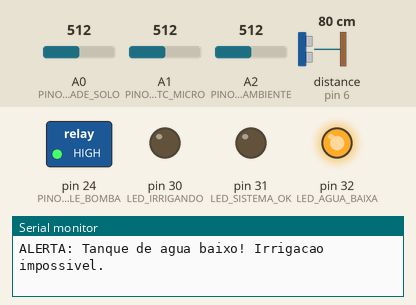
This sketch was run on a simulated Arduino Mega 2560, built with avr-gcc and run on an emulated ATmega2560. Shown: switched loads named in the sketch (green lamp = pin HIGH), output pins drawn as LEDs (lit = HIGH), the last lines printed to the serial monitor. Wiring (inferred from the names in the program): ultrasonic range finder: trigger pin 7; echo pin 6. Inputs (shaded band) come from the test bench; at power-on: distance to the obstacle (sensor on pin 6) 80 cm, A2 (PINO_NTC_AMBIENTE) = 512, A0 (PINO_UMIDADE_SOLO) = 512, A1 (PINO_NTC_MICRO) = 512. The echo pulse lasts 58.3 µs per cm; pins used as bus, display or sensor lines are not drawn.

Above: at 1.2 s.
1.3 s: distance to the obstacle (sensor on pin 6) set to 29 cm
4.1 s: distance to the obstacle (sensor on pin 6) set to 23 cm
At 5.1 s:
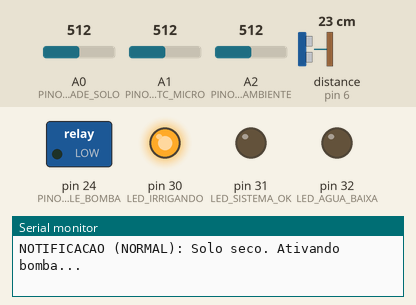
At 10.1 s:
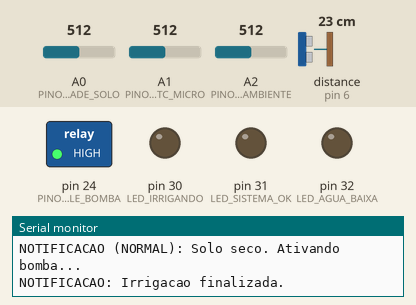
13.1 s: A2 (PINO_NTC_AMBIENTE) set to 466
18.0 s: A2 (PINO_NTC_AMBIENTE) set to 445
24.2 s: distance to the obstacle (sensor on pin 6) set to 35 cm
At 26.2 s:
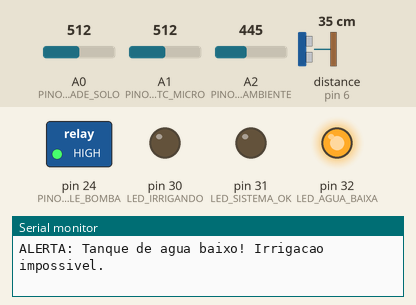
Timing chart, 0 to 27.7 s (numbered marks = the images above; inputs shaded):
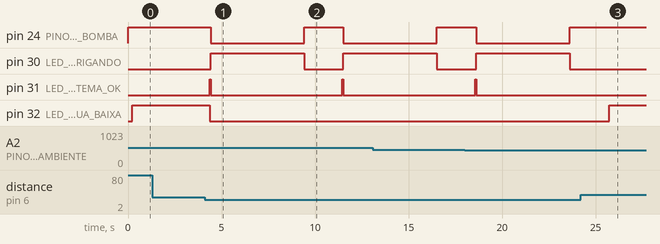

Measured:
- the behaviour switches between 26 and 25 cm on distance to the obstacle (sensor on pin 6) (found by bisection; images 0 and 1)
- after the input at 4.1 s, pin 24 (PINO_RELE_BOMBA): HIGH → LOW after 0.32 s, → HIGH 5.0 s later, → LOW 2.1 s later; pin 30 (LED_IRRIGANDO): LOW → HIGH after 0.32 s, → LOW 5.0 s later, → HIGH 2.1 s later; pin 31 (LED_SISTEMA_OK): alternates HIGH for 0.05 s and LOW for 7.0 s, starting after 0.27 s; pin 32 (LED_AGUA_BAIXA): HIGH → LOW after 0.27 s
- after the input at 24.2 s, pin 24 (PINO_RELE_BOMBA): stays HIGH (without the input it goes to LOW after 1.5 s); pin 30 (LED_IRRIGANDO), pin 31 (LED_SISTEMA_OK): stays LOW (without the input it goes to HIGH after 1.5 s); pin 32 (LED_AGUA_BAIXA): LOW → HIGH after 1.5 s

The sketch:

Codigo0.1.ino
```cpp
/*
 * PROTÓTIPO DE IRRIGAÇÃO AUTOMÁTICA (LÓGICA INTELIGENTE)
 * Placa: Arduino Mega
 * Sensores: SENSOR CAPACITIVO (Umidade), HC-SR04 (Nível),
 * NTC (Microclima em A1), NTC (Ambiente em A2)
 * Atuador: Módulo Relé + Bomba 5V
 */

// --- Bibliotecas ---
#include <math.h> // Necessário para a função log() do termistor

// --- Pinos dos Sensores ---
#define PINO_UMIDADE_SOLO   A0  // Sensor Capacitivo
#define PINO_NTC_MICRO      A1  // NTC para Microclima (planta)
#define PINO_NTC_AMBIENTE   A2  // NTC para Temp. Ambiente
#define PINO_TRIGER         7   // Sensor Ultrassônico
#define PINO_ECHO           6   // Sensor Ultrassônico

// --- Pinos dos Atuadores e LEDs ---
#define PINO_RELE_BOMBA     24  // Módulo Relé (Pino 'IN')
#define LED_IRRIGANDO       30  // LED Verde
#define LED_AGUA_BAIXA      32  // LED Vermelho
#define LED_SISTEMA_OK      31  // LED Amarelo

// --- LÓGICA DO RELÉ ---
#define BOMBA_LIGADA    LOW
#define BOMBA_DESLIGADA HIGH

// --- Constantes de Calibração (SENSOR CAPACITIVO) ---
#define VALOR_SENSOR_SECO 360     // Calibrado por você (Ar/Seco = Valor Alto)
#define VALOR_SENSOR_MOLHADO 243  // Calibrado por você (Água/Molhado = Valor Baixo)
// Limite base de 50% (Valor ADC = 301.5)
#define LIMITE_SOLO_SECO ( (VALOR_SENSOR_SECO + VALOR_SENSOR_MOLHADO) / 2 )

// --- ADICIONADO: Constantes da Lógica Inteligente (Ajuste conforme necessário) ---
#define TEMP_AMBIENTE_QUENTE 30.0  // Acima de 30°C é considerado "quente"
#define TEMP_AMBIENTE_FRIA   18.0  // Abaixo de 18°C é considerado "frio"
#define DELTA_T_ESTRESSE     2.0   // Planta 2.0°C mais quente que o ar = Estresse Hídrico
#define AJUSTE_LIMITE_UMIDADE 30   // O "quanto" ajustar o limite ADC (ex: 301.5 +/- 30)

// --- Outras Constantes ---
#define LIMITE_DISTANCIA_AGUA_BAIXA 25.0
#define TEMPO_IRRIGACAO 5000 // 5 segundos

// --- Constantes dos Termistores NTC 10k ---
#define TERMISTOR_NOMINAL 10000.0
#define TEMP_NOMINAL      25.0
#define COEFICIENTE_B     3950.0
#define RESISTOR_DIVISOR  10000.0

void setup() {
  Serial.begin(9600);
  // Mensagem de inicialização atualizada
  Serial.println("Iniciando Sistema de Irrigacao (LOGICA INTELIGENTE) - Prototipo Arduino Mega");

  // Configura pinos dos sensores
  pinMode(PINO_TRIGER, OUTPUT);
  pinMode(PINO_ECHO, INPUT);

  // Configura pinos de saída
  pinMode(PINO_RELE_BOMBA, OUTPUT);
  pinMode(LED_IRRIGANDO, OUTPUT);
  pinMode(LED_AGUA_BAIXA, OUTPUT);
  pinMode(LED_SISTEMA_OK, OUTPUT);

  // Garante que a bomba comece DESLIGADA
  digitalWrite(PINO_RELE_BOMBA, BOMBA_DESLIGADA);
  Serial.println("Sistema pronto.");
  Serial.print("Limite base de umidade (seco >): ");
  Serial.println(LIMITE_SOLO_SECO);
}

// =========================================================================
// --- VOID LOOP ATUALIZADO COM A LÓGICA INTELIGENTE ---
// =========================================================================
void loop() {
  // 1. Ler todos os sensores
  int valorUmidade = lerUmidadeSolo();
  float distAgua = lerNivelAgua();
  float tempMicroclima = lerTempNTC(PINO_NTC_MICRO);     // NTC em A1
  float tempAmbiente = lerTempNTC(PINO_NTC_AMBIENTE);   // NTC em A2

  // Converte a leitura da umidade para porcentagem (0-100)
  int umidadePercent = map(valorUmidade, VALOR_SENSOR_SECO, VALOR_SENSOR_MOLHADO, 0, 100);
  umidadePercent = constrain(umidadePercent, 0, 100);

  // 2. Imprimir status no Monitor Serial
  Serial.print("Umidade: " + String(umidadePercent) + "%");
  Serial.print(" (Raw: " + String(valorUmidade) + ")");
  Serial.print(" | Nivel Agua (Dist): " + String(distAgua) + " cm");
  Serial.print(" | T. Microclima: " + String(tempMicroclima) + " C"); // NTC A1
  Serial.print(" | T. Ambiente: " + String(tempAmbiente) + " C");   // NTC A2
  Serial.println();

  // 3. Lógica Principal de Decisão

  // Flags para controle
  bool irrigarAgora = false;
  String motivoIrrigacao = "";

  // --- VERIFICAÇÃO DE SEGURANÇA: Nível da Água ---
  if (distAgua > LIMITE_DISTANCIA_AGUA_BAIXA) {
    // CONDIÇÃO: ÁGUA BAIXA - Para tudo
    Serial.println("ALERTA: Tanque de agua baixo! Irrigacao impossivel.");
    digitalWrite(LED_AGUA_BAIXA, HIGH); // Acende LED Vermelho
    digitalWrite(LED_SISTEMA_OK, LOW);  // Apaga LED Amarelo
    irrigarAgora = false; // Garante que não irrigue

  } else {
    // CONDIÇÃO: Nível da água está OK
    digitalWrite(LED_AGUA_BAIXA, LOW); // Apaga LED Vermelho
    digitalWrite(LED_SISTEMA_OK, HIGH); // Acende LED Amarelo (Sistema OK)

    // --- LÓGICA DE IRRIGAÇÃO INTELIGENTE ---

    // Calcula os gatilhos
    float deltaT = tempMicroclima - tempAmbiente;
    bool estresseHidrico = (deltaT > DELTA_T_ESTRESSE);
    bool climaQuente = (tempAmbiente > TEMP_AMBIENTE_QUENTE);
    bool climaFrio = (tempAmbiente < TEMP_AMBIENTE_FRIA);

    // Define o limite dinâmico com base na leitura ADC (onde > é mais seco)
    float limiteDinamico = LIMITE_SOLO_SECO; // Base = 301.5

    // GATILHO 1: EMERGÊNCIA (Estresse Hídrico - Planta mais quente que o ar)
    if (estresseHidrico) {
      irrigarAgora = true;
      motivoIrrigacao = "NOTIFICACAO (EMERGENCIA): Estresse Hidrico detectado (Planta > Ar)!";

    // GATILHO 2: CLIMA QUENTE (Irriga mais cedo/com mais umidade)
    } else if (climaQuente && (valorUmidade > (limiteDinamico - AJUSTE_LIMITE_UMIDADE))) {
      // Irriga se umidade for > (301.5 - 30) = 271.5
      irrigarAgora = true;
      motivoIrrigacao = "NOTIFICACAO (PREVENCAO): Ambiente quente, irrigando mais cedo.";

    // GATILHO 3: CLIMA FRIO (Irriga mais tarde/com menos umidade)
    } else if (climaFrio && (valorUmidade > (limiteDinamico + AJUSTE_LIMITE_UMIDADE))) {
      // Irriga se umidade for > (301.5 + 30) = 331.5
      irrigarAgora = true;
      motivoIrrigacao = "NOTIFICACAO (ECONOMIA): Clima frio, irrigando (solo muito seco).";

    // GATILHO 4: NORMAL (Clima ameno, usa limite base)
    } else if (!climaQuente && !climaFrio && (valorUmidade > limiteDinamico)) {
      // Irriga se umidade for > 301.5
      irrigarAgora = true;
      motivoIrrigacao = "NOTIFICACAO (NORMAL): Solo seco. Ativando bomba...";

    } else {
      // CONDIÇÃO: Solo úmido o suficiente para as condições atuais
      irrigarAgora = false;
    }
  } // Fim da checagem de água

  // 4. Executa a Ação (Irrigar ou Não)

  if (irrigarAgora) {
    // CONDIÇÃO: PRECISA IRRIGAR
    Serial.println(motivoIrrigacao);

    digitalWrite(PINO_RELE_BOMBA, BOMBA_LIGADA);
    digitalWrite(LED_IRRIGANDO, HIGH);          // Acende LED Verde
    digitalWrite(LED_SISTEMA_OK, LOW);           // Apaga LED Amarelo (mostra "ocupado")

    delay(TEMPO_IRRIGACAO);

    Serial.println("NOTIFICACAO: Irrigacao finalizada.");
    digitalWrite(PINO_RELE_BOMBA, BOMBA_DESLIGADA);
    digitalWrite(LED_IRRIGANDO, LOW);           // Apaga LED Verde
    // O LED Amarelo (Sistema OK) acenderá novamente no início do próximo loop se a água estiver OK

  } else {
    // CONDIÇÃO: Não irrigar (ou por solo úmido, ou por água baixa)
    digitalWrite(PINO_RELE_BOMBA, BOMBA_DESLIGADA);
    digitalWrite(LED_IRRIGANDO, LOW); // Garante que LED verde esteja apagado
    // O estado dos LEDs (Vermelho e Amarelo) já foi definido no bloco de checagem de água
  }

  // Espera 2 segundos antes de fazer a próxima verificação completa
  delay(2000);
}
// =========================================================================
// --- FIM DO VOID LOOP ATUALIZADO ---
// =========================================================================


// --- Funções Auxiliares (O código original abaixo está perfeito) ---

int lerUmidadeSolo() {
  return analogRead(PINO_UMIDADE_SOLO);
}

float lerNivelAgua() {
  digitalWrite(PINO_TRIGER, LOW); delayMicroseconds(2);
  digitalWrite(PINO_TRIGER, HIGH); delayMicroseconds(10);
  digitalWrite(PINO_TRIGER, LOW);
  long duracao = pulseIn(PINO_ECHO, HIGH, 30000);
  float distancia = (duracao * 0.0343) / 2.0;
  if (distancia == 0 || distancia > 400) { return 400; }
  return distancia;
}

// --- MODIFICADO: Função genérica para ler qualquer Termistor NTC ---
// Recebe o pino analógico como argumento
float lerTempNTC(int pino) {
  // Lê o valor analógico (0-1023) do divisor de tensão no pino especificado
  int valorADC = analogRead(pino);

  // Evita divisão por zero se o sensor estiver desconectado
  if (valorADC < 1 || valorADC > 1022) return -100; // Retorna valor inválido

  // --- Fórmula do Divisor de Tensão ---
  // Nosso circuito: 5V -> R10k -> Pino Analog -> NTC -> GND
  // A fórmula para R_NTC é: R_NTC = R10k * (valorADC / (1023 - valorADC))
  float resistencia = RESISTOR_DIVISOR * ( (float)valorADC / (1023.0 - (float)valorADC) );

  // --- Fórmula Steinhart-Hart (Equação B) ---
  float steinhart;
  steinhart = resistencia / TERMISTOR_NOMINAL;     // (R/R0)
  steinhart = log(steinhart);                      // ln(R/R0)
  steinhart /= COEFICIENTE_B;                      // 1/B * ln(R/R0)
  steinhart += 1.0 / (TEMP_NOMINAL + 273.15);      // + 1/T0
  steinhart = 1.0 / steinhart;                     // Inverte
  steinhart -= 273.15;                             // Converte de Kelvin para Celsius

  return steinhart;
}

// REMOVIDO: A função lerTempAmbiente() (do LM35) não é mais necessária
```
